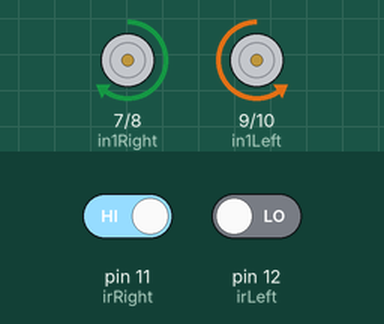
This sketch was run on a simulated Arduino Uno, built with avr-gcc and run on an emulated ATmega328P. Shown: motor-driver pin pairs drawn as motors (green arrow = first pin HIGH = forward, orange = second pin HIGH = backward, longer = more drive, scaled by the enable pin). The inputs (shaded band) are chosen by the test bench; at power-on: pin 11 (irRight) HIGH, pin 12 (irLeft) LOW.

Above: at 1.2 s.
1.3 s: pin 11 (irRight) driven LOW
At 1.8 s:
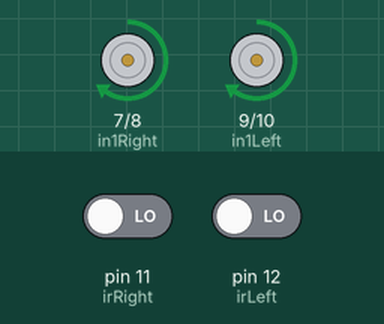
2.8 s: pin 12 (irLeft) driven HIGH
At 4.0 s:
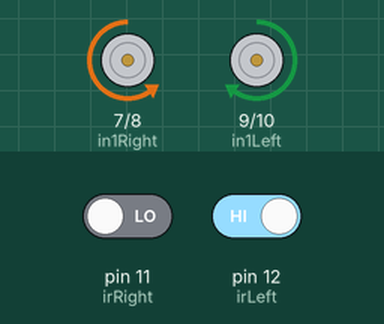
4.3 s: pin 11 (irRight) driven HIGH
At 5.3 s:
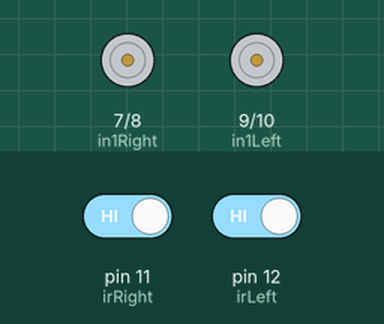
5.8 s: pin 12 (irLeft) driven LOW
At 6.4 s:
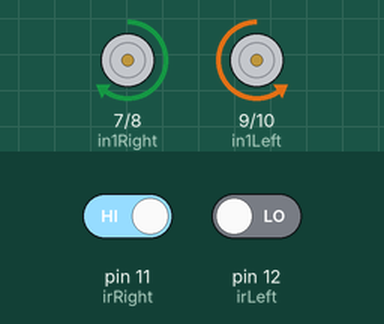
Timing chart, 0 to 8.3 s (numbered marks = the images above; inputs shaded):
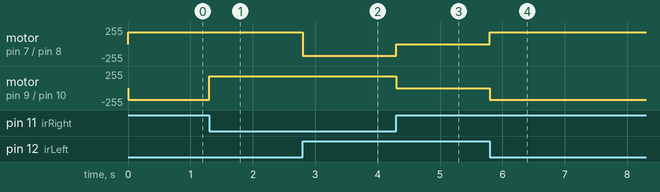

The sketch:

line_follower.ino
```cpp
int irRight = 11;
int irLeft = 12;
int enRight = 6;
int in1Right = 7;
int in2Right = 8;
int enLeft = 5;
int in1Left = 9;
int in2Left = 10;
int speed = 175;
void setup() {
  TCCR0B=(TCCR0B & 0b11111000) | 0b00000010;
  pinMode(irRight, INPUT);
  pinMode(irLeft, INPUT);
  pinMode(enRight, OUTPUT);
  pinMode(in1Right, OUTPUT);
  pinMode(in2Right, OUTPUT);
  pinMode(enLeft, OUTPUT);
  pinMode(in1Left, OUTPUT);
  pinMode(in2Left, OUTPUT);
  moveMotors(0,0);

}
void loop() {
  int right = digitalRead(irRight);
  int left = digitalRead(irLeft);
  if (right == LOW && left == LOW) {
    moveMotors(speed, speed);
  } else if (right == HIGH && left == LOW) {
    moveMotors(speed, -speed);
  } else if (right == LOW && left == HIGH) {
    moveMotors(-speed, speed);
  } else {
    moveMotors(0, 0);
  }
}

void moveMotors(int rightSpeed, int leftSpeed) {
  if (rightSpeed > 0) {
    digitalWrite(in1Right, HIGH);
    digitalWrite(in2Right, LOW);
  } else if (rightSpeed < 0) {
    digitalWrite(in1Right, LOW);
    digitalWrite(in2Right, HIGH);
  } else {
    digitalWrite(in1Right, LOW);
    digitalWrite(in2Right, LOW);
  }
  analogWrite(enRight, abs(rightSpeed));

  if (leftSpeed > 0) {
    digitalWrite(in1Left, HIGH);
    digitalWrite(in2Left, LOW);
  } else if (leftSpeed < 0) {
    digitalWrite(in1Left, LOW);
    digitalWrite(in2Left, HIGH);
  } else {
    digitalWrite(in1Left, LOW);
    digitalWrite(in2Left, LOW);
  }
  analogWrite(enLeft, abs(leftSpeed));
}
```

Measured:
- after the input at 1.3 s, motor on pin 9 (in1Left) / pin 10 (in2Left): backward 175/255 → forward 175/255 at once
- after the input at 2.8 s, motor on pin 7 (in1Right) / pin 8 (in2Right): forward 175/255 → backward 175/255 at once
- after the input at 4.3 s, motor on pin 7 (in1Right) / pin 8 (in2Right): backward 175/255 → stopped at once; motor on pin 9 (in1Left) / pin 10 (in2Left): forward 175/255 → stopped at once
- after the input at 5.8 s, motor on pin 7 (in1Right) / pin 8 (in2Right): stopped → forward 175/255 at once; motor on pin 9 (in1Left) / pin 10 (in2Left): stopped → backward 175/255 at once
